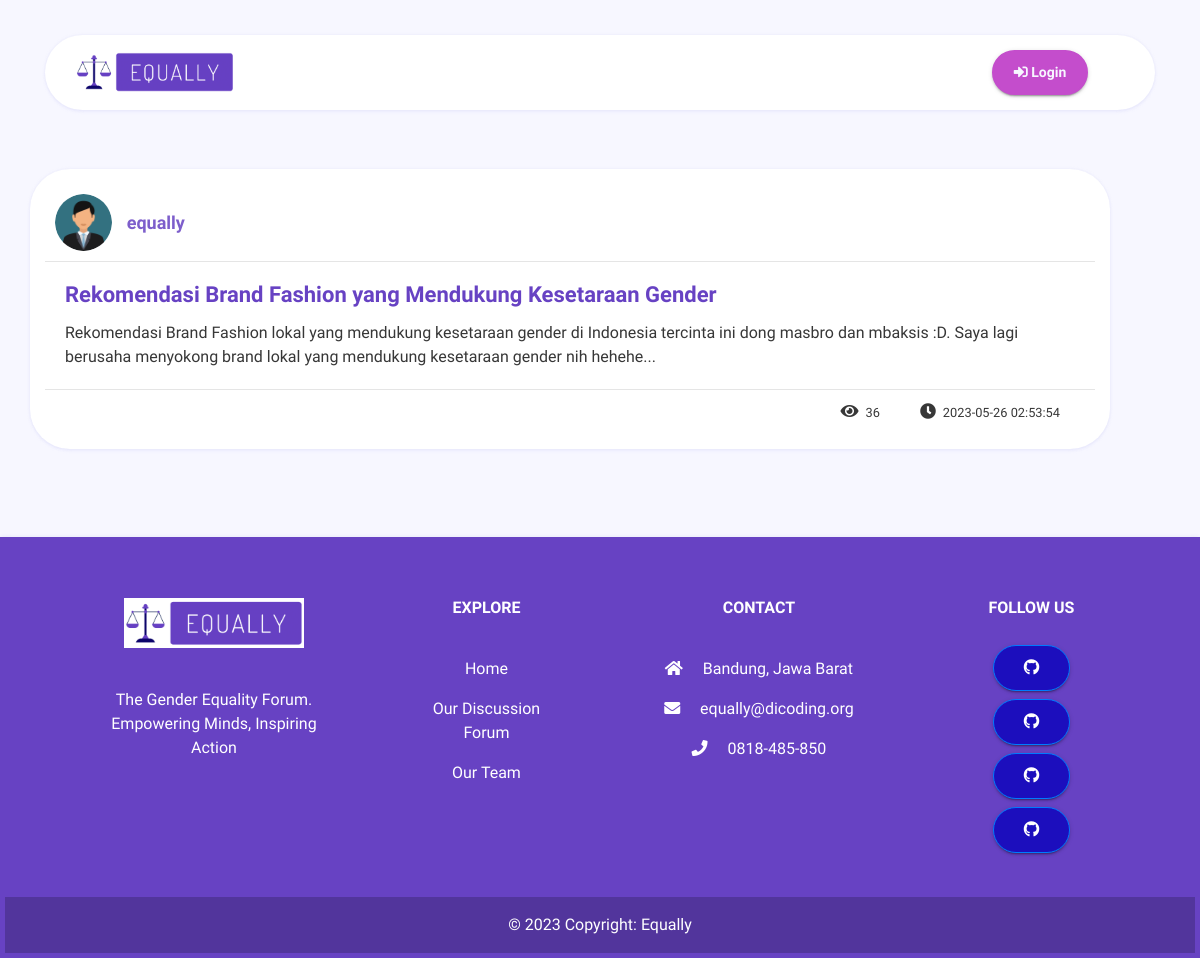
The app's page /topic/topic-6 with its own data.
### tables this page shows
CREATE TABLE `equally_topics` (
  `id` int(11) NOT NULL,
  `title` varchar(225) DEFAULT NULL,
  `description` text DEFAULT NULL,
  `url` varchar(225) NOT NULL,
  `user_id` int(11) DEFAULT NULL,
  `date_post` datetime DEFAULT current_timestamp(),
  `count` int(11) NOT NULL,
  `active` varchar(5) NOT NULL DEFAULT 'YES'
);

### application/views/template.php (called while the page is built, shortened)
<?php $this->load->view('template/header'); ?>
<?php $this->load->view($main_content); ?>

### application/controllers/Pages.php (called while the page is built, shortened)
<?php
class Pages extends CI_Controller {
	public function __construct(){
		$this->load->model('model_forum');
		$this->load->model('model_user');
    }
	public function single_topic($url){
		$id = $this->model_forum->topics_id($url);
		$this->post_id = $id;
		$this->model_forum->add_views_topic($this->post_id);
		$data['single'] = $this->user_topics($id);
		$uid = $this->session->userdata('uid');
		if($uid == $data['single']['user_id']){
			$data['edit'] = 1;
		}else{
			$data['edit'] = 0;
		}
		$data['main_content'] ='pages/topics_user';
		$this->load->view('template', $data);
	}
	public function user_topics($id){
		$this->load->model('model_user');
		$data = array();
		$output = $this->model_forum->user_topics($id);
		if(!empty($output)){
				$data['id'] = $output->id;
				$data['title'] = $output->title;
				$data['description'] = $output->description;
				$data['url'] = $output->url;
				$data['user_id'] = $output->user_id;
				$data['date_post'] = $output->date_post;
				$data['count'] = $output->count;
				$single = $this->model_user->single_user($output->user_id);
				$data['name'] = $single->name;
				$data['user_url'] = $single->url;
				return $data;
		}
	}
}

### index.php (called while the page is built, shortened)
<?php
require_once BASEPATH.'core/CodeIgniter.php';

### application/models/model_forum.php (called while the page is built, shortened)
<?php
class Model_forum extends CI_Model{
	public function add_views_topic($pid){
		$this->db->where('id', $pid);
		$this->db->set('count', 'count+1', FALSE);
		$this->db->update('topics');
	}
	public function user_topics($id){
		$this->db->where('id', $id);
		$output = $this->db->get('topics');
		if($r = $output->result()){
			foreach($r as $rr){
				return $rr;
			}
		}
	}
	public function topics_id($url){
		$output = $this->db->get_where('topics', array('url'=>$url));
		if($r = $output->result()){
			foreach($r as $rr){
				return $rr->id;
			}
		}
	}
}
?>

### application/models/model_user.php (called while the page is built, shortened)
<?php
class Model_user extends CI_Model{
	public function single_user($id){
		$this->db->where('id', $id);
		$output = $this->db->get('users');
		if($outp = $output->result()){
			foreach($outp as $op){
				return $op;
			}
		}
	}
}
?>

### application/views/pages/topics_user.php (the view, shortened to what this page needs)
<div class="body-content">
	<div class="container">
		<div class="row">
			<div>
				<div class="post-user bd-highlight row no-margin align-items-center">
					<div class="detail-user d-flex align-items-center">
						<div class="user-image">
							<img src="<?php echo base_url() ?>assets/images/dummy.png" alt="">
						</div>
						<div class="user-name w-100 ">
							<b>
								<?php echo $single['name'] ?>
							</b>
						</div>
					</div>
					<div class="post-detail post-detail-big-sing">
						<h2>
							<?php echo $single['title']; ?>
						</h2>
						<?php echo $single['description'] ?>
					</div>
					<div class="post-info-detail">
						<ul>
							<li>
								<i class="fas fa-eye"></i>
								<small><?php echo $single['count'] ?></small>
							</li>
							<li>
								<i class="fas fa-clock"></i>
								<small><?php echo $single['date_post'] ?> </small>
							</li>
						</ul>
					</div>
				</div>
				<br>
				<div>
					<div id="disqus_thread" style="padding:20px"></div>
				</div>
			</div>
		</div>
	</div>
</div>

### assets/css/style.css (style rules this page uses)
* { margin: 0px; padding: 0px; list-style: none; scroll-behavior: smooth; font-family: 'Dosis', sans-serif; }
img { max-width: 100%; }
ul { margin-bottom: 0; padding-left: 0; }
html, body { height: 100%; }
.no-margin { margin: 0px; }
::placeholder { color: #747f8a !important; font-size: 13px; opacity: .5 !important; }
body { background-color: #f7f7ff !important; color: #373737; width: 100%; overflow-x: hidden; }
.body-content { padding: 22px 0px; }
@media screen and (max-width: 1200px) { .body-content { padding: 24px; } }
.post-user { background-color: #FFF; border-radius: 40px; padding: 15px; width: 90vw; justify-content: center; box-shadow: 0 2px 3px 0 rgba(218, 218, 253, 0.35), 0 0px 3px 0 rgba(206, 206, 238, 0.35); }
.post-user .detail-user { width: 100%; padding: 10px; }
.post-user .detail-user .user-image img { border-radius: 50px; width: 60px; }
.post-user .detail-user .user-name { padding-left: 15px; }
.post-user .detail-user .user-name b { color: #6742c3; font-size: 18px; font-weight: 800; opacity: 85%; }
.post-user .post-detail { border-top: 1px solid #E5E5E5; padding: 20px; }
.post-user .post-detail h2 { font-size: 22px; font-weight: 600; color: #6742c3; margin-bottom: 13px; }
.post-user .post-info-detail { width: 100%; border-top: 1px solid #E5E5E5; }
.post-user .post-info-detail ul { float: right; margin-right: 15px; }
.post-user .post-info-detail ul li { float: left; padding: 10px 20px; }
.post-user .post-info-detail ul li i { margin-right: 3px; }

### records on screen
equally_topics: title "Rekomendasi Brand Fashion yang Mendukung Kesetaraan Gender", description "Rekomendasi Brand Fashion lokal yang mendukung kesetaraan gender di Indonesia tercinta ini dong masbro dan mbaksis :D. Saya lagi berusaha menyokong brand lokal yang mendukung kesetaraan gender nih hehehe...", count "36", date_post "2023-05-26 02:53:54"

### other values on screen
$single['name'] "equally"
